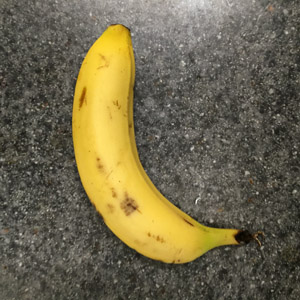
%> input picture Fruit Test Images/1.JPG, 300 x 300 px
$ octave --eval "result = SegFruit(imread('../Fruit Test Images/1.JPG'));"   (GNU Octave 9; MATLAB toolbox functions it lacks are replaced by stand-ins)
%> lines starting %> are read from the running program, lines starting %| are printed output that depends on the picture
### Training Code/rgb2hcm.m
function J=rgb2hcm(RGB)
if(size(RGB,3)==1)
    I=RGB;
else
    RGB64=imresize(RGB,[64 64]);
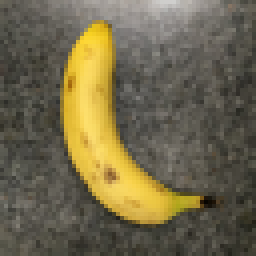
%> RGB64: size 64x64x3 double (shown 4 times larger); mean R, G, B 0.439, 0.406, 0.299
    k=fminsearch('StdMonochrome',[1 1],[ ],RGB64);
%> k = [64.94 -56.18]
    I=k(1)*RGB(:,:,1)+k(2)*RGB(:,:,3);
end
J=I-min(I(:));
J=J/max(J(:));
n=fix(size(J,1)/4);
%> n = 75
if (mean2(J(1:n,1:n))>0.3)
    J=1-J;
end
end

### Training Code/StdMonochrome.m
function s=StdMonochrome(k,RGB)
I=k(1)*RGB(:,:,1)+k(2)*RGB(:,:,2)+RGB(:,:,3);
s=-std2(I)/(max(I(:))-min(I(:)));
end

### Training Code/SegFruit.m
function [R,E,J]=SegFruit(I,p)
J=rgb2hcm(double(I)/256);
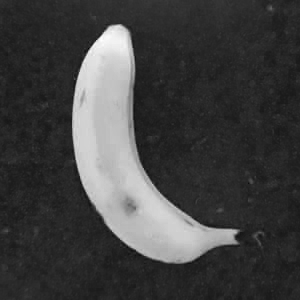
%> J: size 300x300 double; min 0, max 1, mean 0.256
t=graythresh(J);
%> t = 0.451
%if (exist('p'))
%    p=-0.05;
%end
%> (the run ends here)

$ run again, on Fruit Test Images/2.JPG
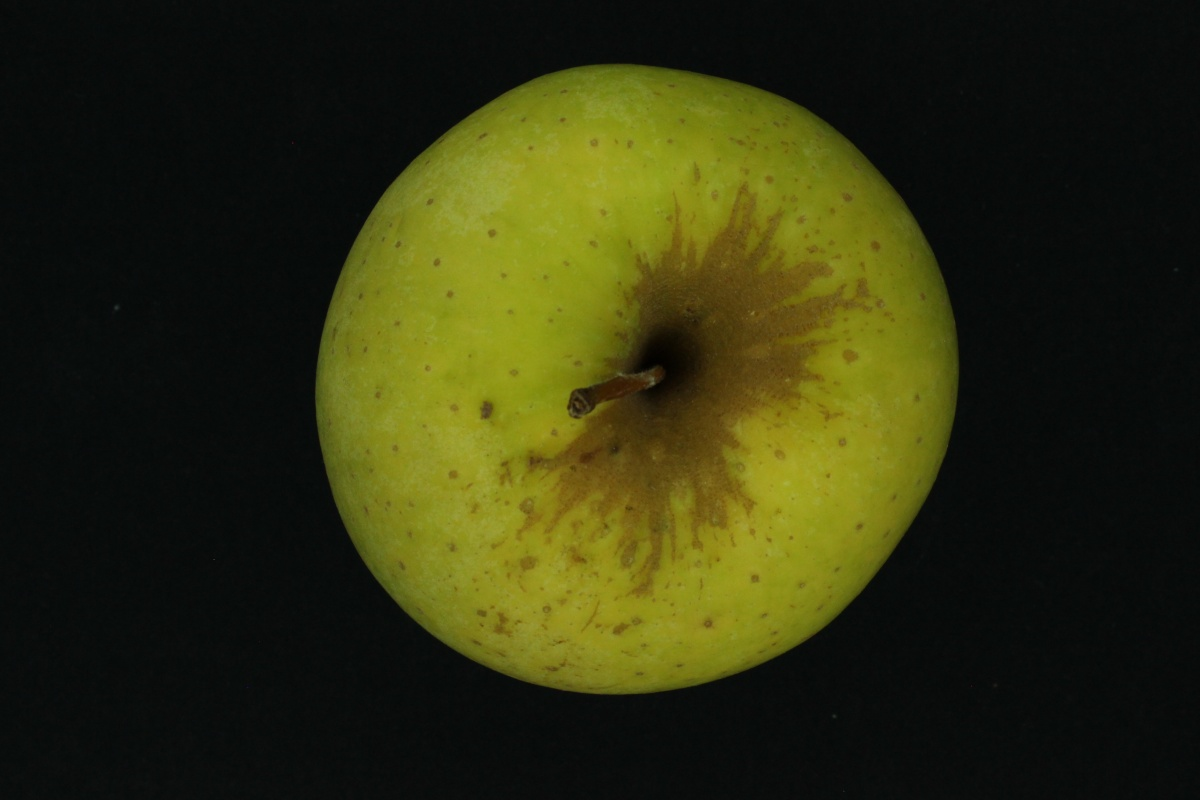
%> input picture Fruit Test Images/2.JPG, 1200 x 800 px
%> in rgb2hcm, `RGB64=imresize(RGB,[64 64]);`:
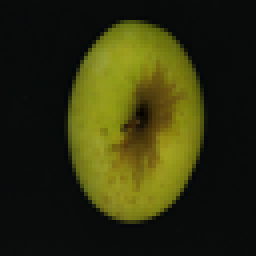
%> RGB64: size 64x64x3 double (shown 4 times larger); mean R, G, B 0.181, 0.187, 0.058
%> k = [7429.7 2299.6]
%> in SegFruit, `J=rgb2hcm(double(I)/256);`:
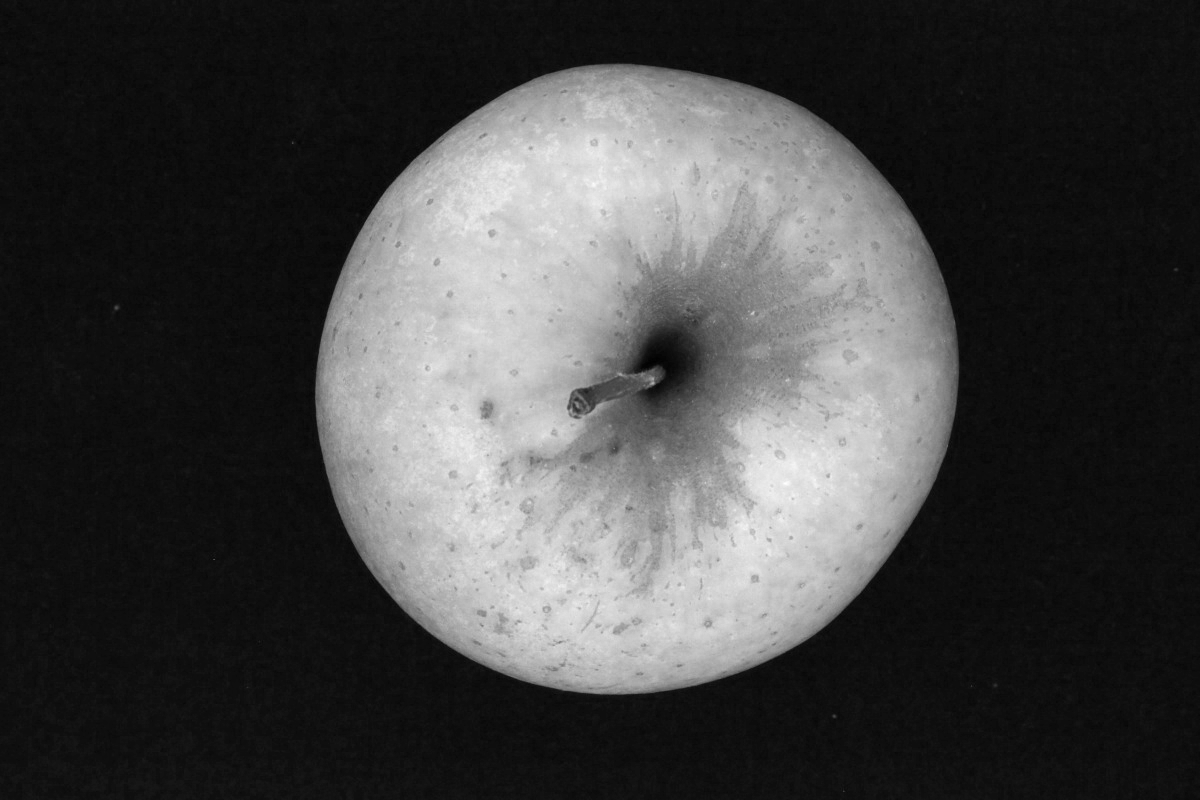
%> J: size 800x1200 double; min 0, max 1, mean 0.264
%> t = 0.38

$ run again, on Fruit Test Images/3.JPG
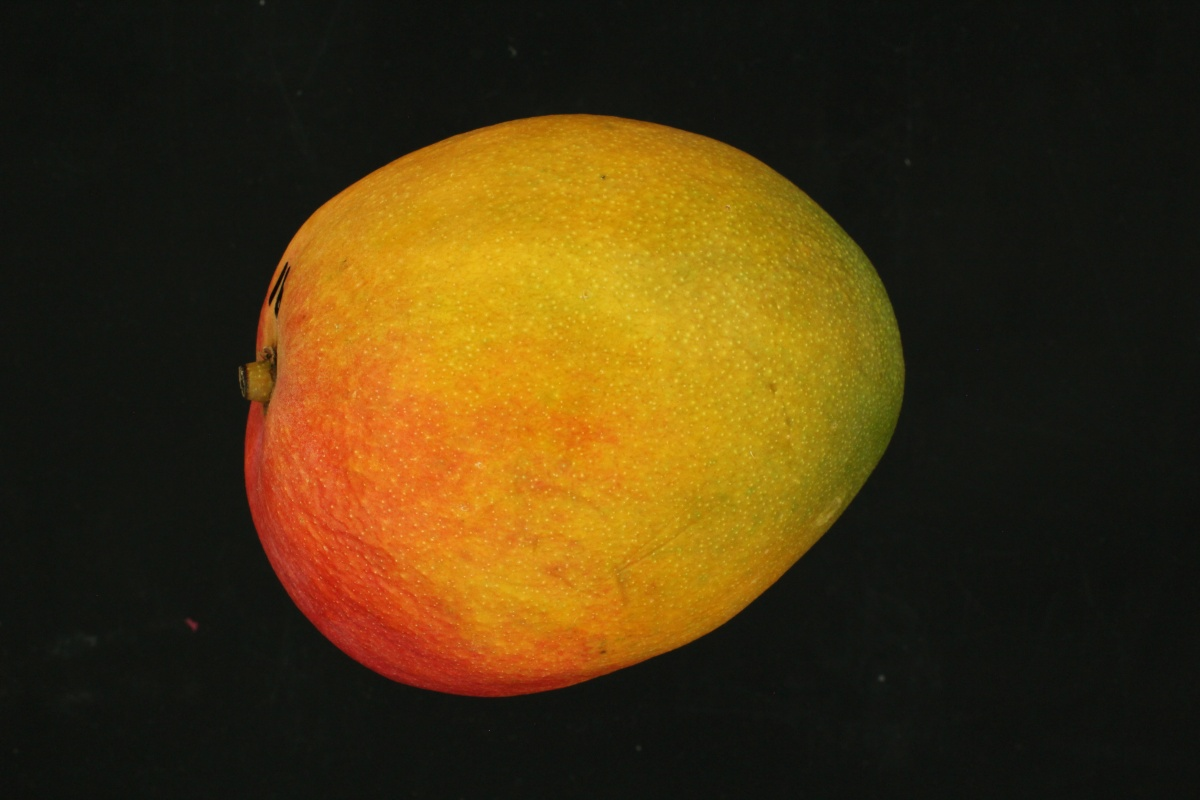
%> input picture Fruit Test Images/3.JPG, 1200 x 800 px
%> in rgb2hcm, `RGB64=imresize(RGB,[64 64]);`:
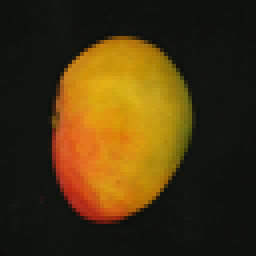
%> RGB64: size 64x64x3 double (shown 4 times larger); mean R, G, B 0.283, 0.206, 0.0649
%> k = [4.2e+12 2.22e+11]
%> in SegFruit, `J=rgb2hcm(double(I)/256);`:
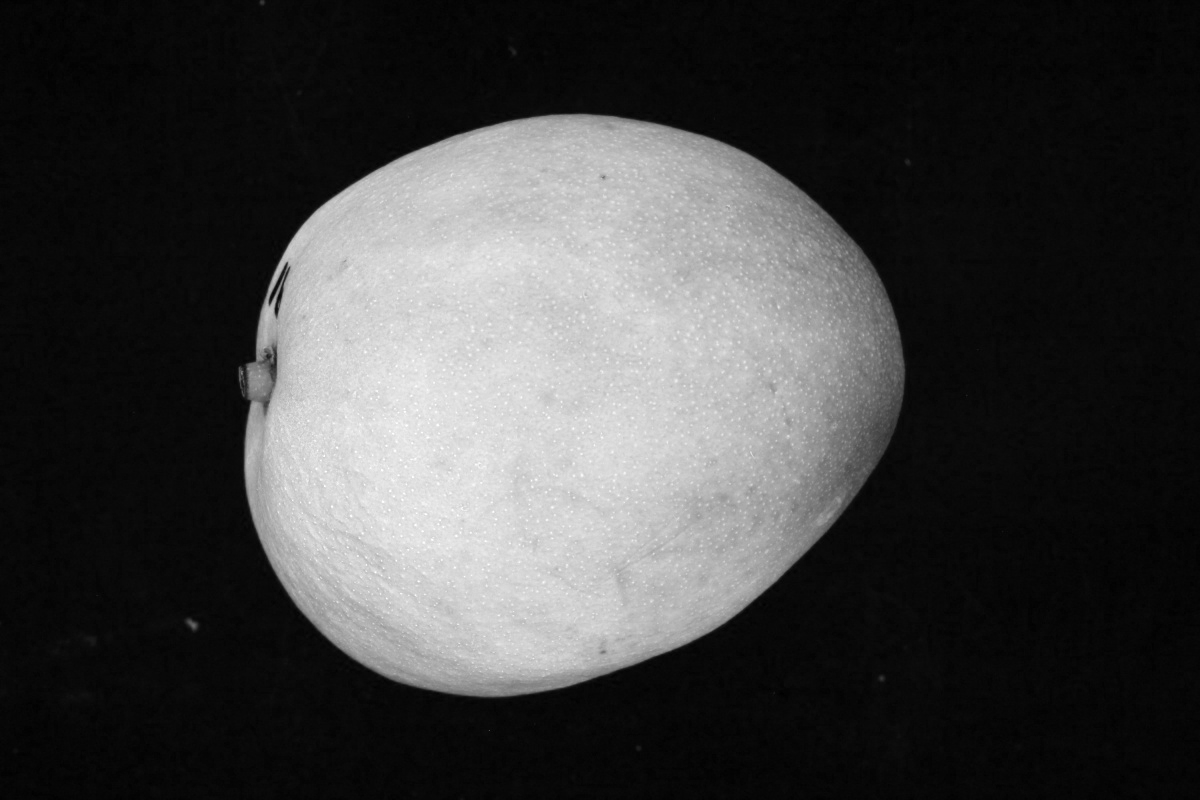
%> J: size 800x1200 double; min 0, max 1, mean 0.255
%> t = 0.396

$ run again, on Fruit Test Images/4.jpg
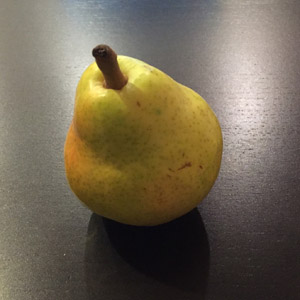
%> input picture Fruit Test Images/4.jpg, 300 x 300 px
%> in rgb2hcm, `RGB64=imresize(RGB,[64 64]);`:
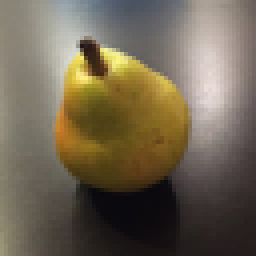
%> RGB64: size 64x64x3 double (shown 4 times larger); mean R, G, B 0.442, 0.399, 0.326
%> k = [-0.324 0.31]
%> in SegFruit, `J=rgb2hcm(double(I)/256);`:
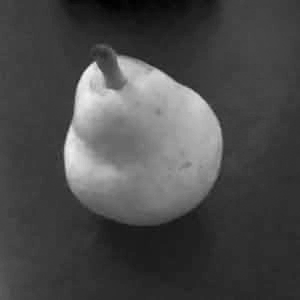
%> J: size 300x300 double; min 0, max 1, mean 0.291
%> t = 0.404
